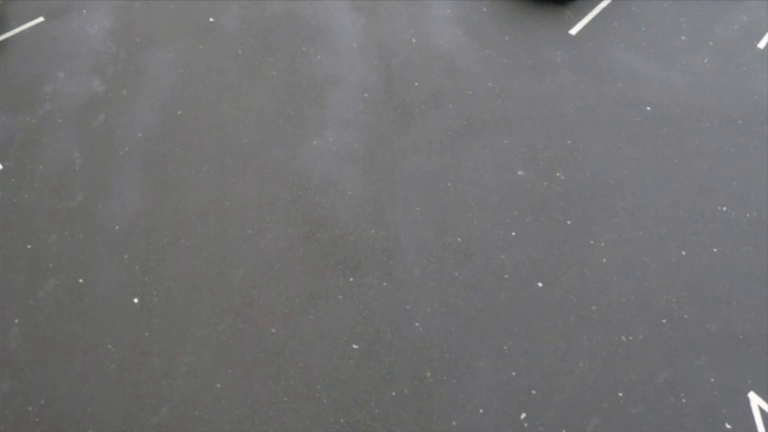
#> input picture frame 37 of domino-triton/samples/traffic.mp4, 768 x 432 px, given in place of video.avi, which was not available
$ jupyter execute --allow-errors yolov8n_demo.ipynb   (text cells are left out)
#> lines starting #> are read from the running program, lines starting #| are printed output that depends on the picture
[cell 1]
import os
import time
import numpy as np
import cv2
import tritonclient.grpc as grpcclient
import tritonclient.http as httpclient

# =============================================================================
# Configuration - Update NAMESPACE for your environment
# =============================================================================
NAMESPACE = "domino-inference-dev"
#NAMESPACE = "domino-inference-test"
#NAMESPACE = "domino-inference-prod"

os.environ["TRITON_GRPC_URL"] = f"triton-inference-server-proxy.{NAMESPACE}.svc.cluster.local:50051"
os.environ["TRITON_REST_URL"] = f"http://triton-inference-server-proxy.{NAMESPACE}.svc.cluster.local:8080"

GRPC_URL = os.environ.get("TRITON_GRPC_URL", "localhost:50051")
REST_URL = os.environ.get("TRITON_REST_URL", "http://localhost:8080")

API_KEY = os.environ.get("DOMINO_USER_API_KEY", "")
grpc_headers = {"x-domino-api-key": API_KEY} if API_KEY else None
http_headers = {"X-Domino-Api-Key": API_KEY} if API_KEY else None

print(f"Namespace: {NAMESPACE}")
print(f"gRPC URL: {GRPC_URL}")
print(f"REST URL: {REST_URL}")
print(f"Auth: {'API Key configured' if API_KEY else 'Disabled'}")

[cell 2]
# =============================================================================
# Load and preprocess image
# =============================================================================
video_path = "../samples/video.avi"
cap = cv2.VideoCapture(video_path)
ret, frame = cap.read()
#> frame is the input picture: shape (432, 768, 3); mean B, G, R 114.8, 113.7, 114
cap.release()

h, w = frame.shape[:2]
#> h = 432; w = 768
scale = min(640 / h, 640 / w)
#> scale = 0.833
new_w, new_h = int(w * scale), int(h * scale)
#> new_w = 640; new_h = 360
resized = cv2.resize(frame, (new_w, new_h))
img = np.full((640, 640, 3), 114, dtype=np.uint8)
pad_h, pad_w = (640 - new_h) // 2, (640 - new_w) // 2
#> pad_h = 140; pad_w = 0
img[pad_h:pad_h+new_h, pad_w:pad_w+new_w] = resized
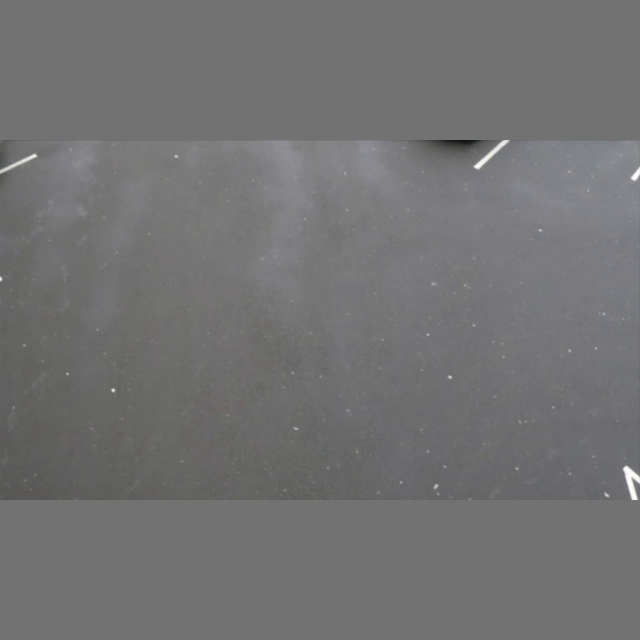
#> img: shape (640, 640, 3); mean B, G, R 114.4, 113.8, 114
base_tensor = cv2.cvtColor(img, cv2.COLOR_BGR2RGB).astype(np.float32) / 255.0
base_tensor = np.transpose(base_tensor, (2, 0, 1))

print(f"Input shape: [1, {base_tensor.shape[0]}, {base_tensor.shape[1]}, {base_tensor.shape[2]}]")
#| Input shape: [1, 3, 640, 640]

url = REST_URL.replace("http://", "").replace("https://", "")


$ run again, starting later in the video
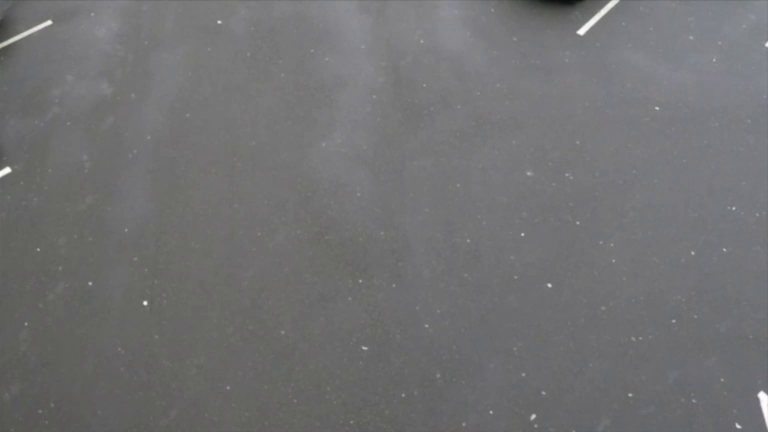
#> input picture frame 301 of domino-triton/samples/traffic.mp4, 768 x 432 px, given in place of video.avi, which was not available
#> frame is the input picture: shape (432, 768, 3); mean B, G, R 114.4, 113.1, 113.4
#> `img[pad_h:pad_h+new_h, pad_w:pad_w+new_w] = resized`:
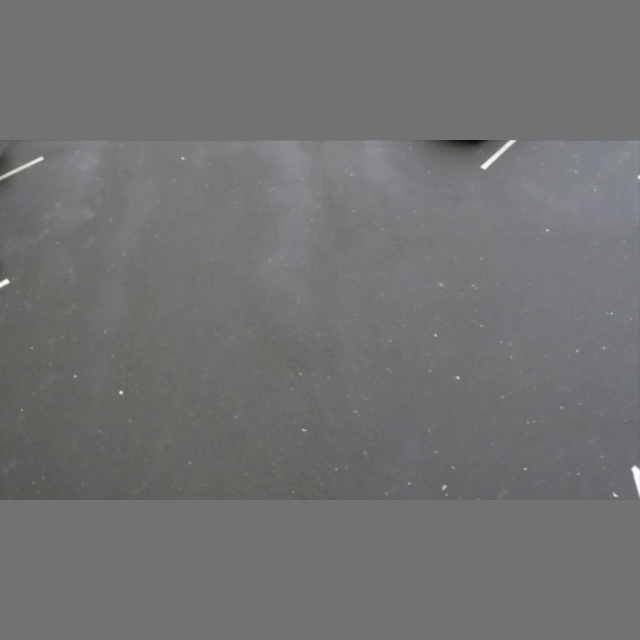
#> img: shape (640, 640, 3); mean B, G, R 114.2, 113.5, 113.6
#| Input shape: [1, 3, 640, 640]
